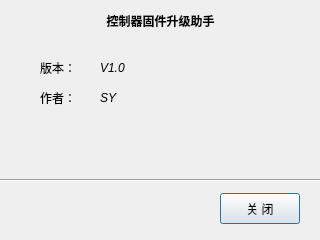
<?xml version="1.0" encoding="UTF-8"?>
<ui version="4.0">
 <class>DialogAbout</class>
 <widget class="QDialog" name="DialogAbout">
  <property name="geometry">
   <rect>
    <x>0</x>
    <y>0</y>
    <width>320</width>
    <height>240</height>
   </rect>
  </property>
  <property name="windowTitle">
   <string>Dialog</string>
  </property>
  <widget class="QPushButton" name="pushButton">
   <property name="geometry">
    <rect>
     <x>220</x>
     <y>193</y>
     <width>80</width>
     <height>31</height>
    </rect>
   </property>
   <property name="text">
    <string>关 闭</string>
   </property>
  </widget>
  <widget class="Line" name="line">
   <property name="geometry">
    <rect>
     <x>0</x>
     <y>170</y>
     <width>321</width>
     <height>20</height>
    </rect>
   </property>
   <property name="orientation">
    <enum>Qt::Horizontal</enum>
   </property>
  </widget>
  <widget class="QLabel" name="label">
   <property name="geometry">
    <rect>
     <x>0</x>
     <y>10</y>
     <width>321</width>
     <height>21</height>
    </rect>
   </property>
   <property name="font">
    <font>
     <family>Arial</family>
     <weight>75</weight>
     <italic>false</italic>
     <bold>true</bold>
    </font>
   </property>
   <property name="text">
    <string>控制器固件升级助手</string>
   </property>
   <property name="alignment">
    <set>Qt::AlignCenter</set>
   </property>
  </widget>
  <widget class="QLabel" name="label_2">
   <property name="geometry">
    <rect>
     <x>40</x>
     <y>60</y>
     <width>41</width>
     <height>16</height>
    </rect>
   </property>
   <property name="text">
    <string>版本：</string>
   </property>
  </widget>
  <widget class="QLabel" name="label_3">
   <property name="geometry">
    <rect>
     <x>100</x>
     <y>60</y>
     <width>41</width>
     <height>16</height>
    </rect>
   </property>
   <property name="font">
    <font>
     <family>Arial</family>
     <italic>true</italic>
    </font>
   </property>
   <property name="text">
    <string>V1.0</string>
   </property>
  </widget>
  <widget class="QLabel" name="label_4">
   <property name="geometry">
    <rect>
     <x>40</x>
     <y>90</y>
     <width>41</width>
     <height>16</height>
    </rect>
   </property>
   <property name="text">
    <string>作者：</string>
   </property>
  </widget>
  <widget class="QLabel" name="label_5">
   <property name="geometry">
    <rect>
     <x>100</x>
     <y>90</y>
     <width>41</width>
     <height>16</height>
    </rect>
   </property>
   <property name="font">
    <font>
     <family>Arial</family>
     <italic>true</italic>
    </font>
   </property>
   <property name="text">
    <string>SY</string>
   </property>
  </widget>
 </widget>
 <resources/>
 <connections/>
</ui>
